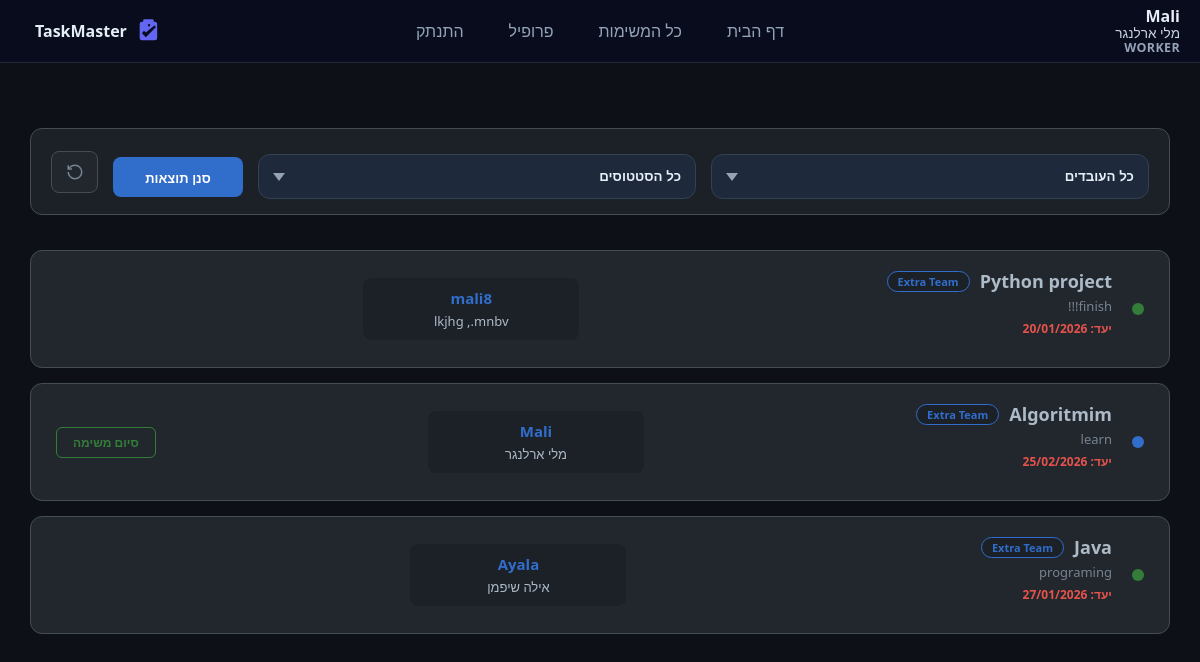
The page /app1/all_tasks/ (signed in) on the database its author committed.
### task_managment_app1/models.py (models this page shows, shortened)
class Worker(models.Model):
   id = models.AutoField(primary_key=True)
   user=models.OneToOneField(User,on_delete=models.CASCADE)
   team = models.ForeignKey('Team', on_delete=models.SET_NULL, null=True, blank=True)
   role=models.CharField(max_length=50,choices=Role.choices,default=Role.WORKER)
   phone = models.CharField(max_length=50)
   address = models.TextField()

class Task(models.Model):
   id = models.AutoField(primary_key=True)
   name = models.CharField(max_length=50)
   description = models.TextField()
   targetDate=models.DateField(validators=[future_date_validator])
   status=models.CharField(max_length=50,choices=TaskStatus.choices,default=TaskStatus.NEW)
   operator=models.ForeignKey('Worker',on_delete=models.SET_NULL,null=True,blank=True)
   team=models.ForeignKey('Team',on_delete=models.CASCADE)

class Team(models.Model):
   id = models.AutoField(primary_key=True)
   name = models.CharField(max_length=50)

### task_managment_app1/views.py (the view)
# urls.py: path('all_tasks/', views.all_tasks_view, name='all_tasks'),
@login_required(login_url='/app1/login')
def all_tasks_view(request):
    worker_id = request.GET.get('worker_filter')
    status_val = request.GET.get('status_filter')
    if not hasattr(request.user, 'worker'):
        return redirect('error')
    if request.user.worker.role != Role.SUPER_ADMIN:
        if request.user.worker.team:
            tasks = Task.objects.filter(team=request.user.worker.team)
        else:
            tasks = Task.objects.none()
    else:
        tasks = Task.objects.all()
    if (worker_id and worker_id != "all"):
        tasks = tasks.filter(operator_id=worker_id)
    if (status_val and status_val != "all"):
        tasks = tasks.filter(status=status_val)
    worker = request.user.worker
    if worker.role == Role.SUPER_ADMIN:
        workers_list = Worker.objects.all()
    else:
        workers_list = Worker.objects.filter(team=worker.team)
    context = {'tasks': tasks,
               'workers': workers_list,
               'status_choices': TaskStatus.choices}
    return render(request, 'task_managment_app1/admin/all_tasks.html', context)

### task_managment_app1/templates/task_managment_app1/admin/all_tasks.html (shortened to what this page needs)
{% extends 'base.html' %}
{% block content %}
<div style="padding-top: 40px; direction: rtl;">
    <div style="margin-bottom: 35px; background: #1c2128; border: 1px solid #444c56; border-radius: 12px; padding: 15px 20px;">
        <form method="get" action="{% url 'all_tasks' %}" style="display: flex; align-items: center; gap: 15px; width: 100%;">
            <div style="flex: 1;">
            </div>
            <div style="flex: 1;">
            </div>
            <button type="submit" style="width: 130px; height: 40px; background: #316dca; color: white; border: none; border-radius: 8px; font-weight: 600; font-size: 13px; cursor: pointer;">סנן תוצאות</button>
            <a href="{% url 'all_tasks' %}" style="height: 40px; width: 45px; background: #22272e; border: 1px solid #444c56; border-radius: 8px; color: #768390; display: flex; align-items: center; justify-content: center;" title="נקה הכל">
                <svg width="18" height="18" viewBox="0 0 24 24" fill="none" stroke="currentColor" stroke-width="2"><path d="M3 12a9 9 0 1 0 9-9 9.75 9.75 0 0 0-6.74 2.74L3 8"></path><path d="M3 3v5h5"></path></svg>
            </a>
        </form>
    </div>
    <div style="display: flex; flex-direction: column; gap: 15px; width: 100%;">
        {% for task in tasks %}
        <div class="task-card" style="background: #22272e; border: 1px solid #444c56; padding: 18px 25px; border-radius: 12px; display: flex; align-items: center; justify-content: space-between; transition: 0.2s;">
            <div style="display: flex; align-items: center; gap: 20px;">
                <div style="width: 12px; height: 12px; border-radius: 50%; background: {% if task.status == 'NEW' %}#768390 {% elif task.status == 'ACTIVE' %}#316dca{% else %}#347d39{% endif %};"></div>
                <div style="text-align: right;">
                    <div style="display: flex; align-items: center; gap: 10px; margin-bottom: 4px;">
                        <h3 style="margin: 0; font-size: 18px; color: #adbac7; font-weight: 600;">{{task.name}}</h3>
                        {% if task.team %}
                            <span class="team-badge">{{ task.team.name }}</span>
                        {% endif %}
                    </div>
                    <p style="color: #768390; font-size: 13px; margin: 0;">{{task.description|truncatechars:85}}</p>
                    <p style="color: #e5534b; font-size: 12px; margin-top: 5px; font-weight: 600;">יעד: {{ task.targetDate|date:"d/m/Y" }}</p>
                </div>
            </div>
            <div class="operator-box">
                {% if task.operator %}
                    <span style="color: #316dca; font-weight: 600; font-size: 15px;">{{task.operator.user.username}}</span>
                    <span style="color: #adbac7; font-size: 13px;">{{task.operator.user.first_name}} {{task.operator.user.last_name}}</span>
                {% else %}
                    <span style="color: #768390; font-size: 14px; font-style: italic;">טרם שויך עובד</span>
                {% endif %}
            </div>
            <div style="display: flex; align-items: center; gap: 12px;">
                {% if user.worker.team == task.team%}
                    {% if task.status == 'NEW' %}
                        <a href="{% url 'update_status_task' task.id %}" class="btn-action-green">שייך אלי</a>
                    {% elif task.status == 'ACTIVE' and task.operator.user == user %}
                        <a href="{% url 'update_status_task' task.id %}" class="btn-action-green">סיום משימה</a>
                    {% endif %}
                {% endif %}
            </div>
        </div>
        {% empty %}
        <div style="text-align: center; padding: 80px; color: #768390; border: 2px dashed #444c56; border-radius: 12px;">אין משימות להצגה.</div>
        {% endfor %}
    </div>
</div>
{% endblock %}

### templates/base.html (shortened to what this page needs)
<!DOCTYPE html>
<html lang="he" dir="rtl">
<head>
    {% load static %}
</head>
<body>
    <nav>
        <a class="brand" href="{% url 'home' %}" aria-label="TaskMaster">
            <span class="brand-title">TaskMaster</span>
        </a>
        {% if user.is_authenticated %}
        <div class="nav-userbox">
            <p class="nav-username">{{user.username}}</p>
            <p class="nav-fullname">{{user.first_name}} {{user.last_name}}</p>
            <p class="nav-role">{{user.worker.role}}</p>
        </div>
        {% endif %}
        <a href="{% url 'home' %}">דף הבית</a>
        <a href="{% url 'all_tasks' %}">כל המשימות</a>
        {% if user.is_authenticated %}
            <a href="{% url 'personal_details' %}">פרופיל</a>
            <a href="{% url 'logout' %}">התנתק</a>
        {% else %}
            <a href="{% url 'login' %}">התחברות</a>
            <a href="{% url 'register' %}">הרשמה</a>
        {% endif %}
    </nav>
    <div style="width: 95%; margin: 0 auto; flex-grow: 1;">
        {% block content %}{% endblock %}
    </div>
</body>
</html>

### templates/base.html (style rules this page uses)
:root { --bg-deep: #020617; --card-bg: #0f172a; --accent: #6366f1; --input-bg: #1e293b; }
body { background-color: var(--bg-deep); color: #f8fafc; font-family: 'Segoe UI', Tahoma, sans-serif; margin: 0; display: flex; flex-direction: column; min-height: 100vh; }
button { background: transparent; border: 2px solid var(--accent); color: white; padding: 14px; border-radius: 12px; width: 100%; font-weight: bold; cursor: pointer; transition: 0.3s; margin-top: 10px; }
nav { background: #080c1d; padding: 20px; border-bottom: 1px solid #1e293b; position: relative; display: flex; align-items: center; justify-content: center; gap: 15px; }
nav a { color: #94a3b8; text-decoration: none; margin: 0 15px; font-weight: 500; }
.brand { position: absolute; inset-inline-end: 20px; top: 50%; transform: translateY(-50%); display: flex; align-items: center; gap: 8px; color: #e6eef8; font-weight: 700; text-decoration: none; z-index: 10; }
.brand svg { width: 28px; height: 28px; display: block; }
.brand .brand-title { font-size: 1rem; color: #e6eef8; }
.nav-userbox { position: absolute; inset-inline-start: 20px; top: 50%; transform: translateY(-50%); display: flex; flex-direction: column; align-items: flex-start; gap: 2px; z-index: 10; text-align: left; color: #e6eef8; }
.nav-userbox p { margin: 0; line-height: 1; }
.nav-username { font-weight: 700; font-size: 1rem; }
.nav-fullname { color: #cbd5e1; font-size: 0.85rem; }
.nav-role { color: #94a3b8; font-size: 0.78rem; font-weight: 600; letter-spacing: .03em; text-transform: uppercase; }

### task_managment_app1/templates/task_managment_app1/admin/all_tasks.html (style rules this page uses)
body { background-color: #0d1117; font-family: 'Segoe UI', sans-serif; color: #adbac7; }
.team-badge { background: #1c2128; color: #316dca; border: 1px solid #316dca; font-size: 11px; padding: 2px 10px; border-radius: 12px; font-weight: 600; }
.operator-box { background: #1c2128; padding: 10px 18px; border-radius: 8px; min-width: 180px; display: flex; flex-direction: column; align-items: center; gap: 4px; }
.btn-action-green { text-decoration: none; border: 1px solid #347d39; color: #347d39; font-size: 12px; font-weight: 600; padding: 6px 16px; border-radius: 6px; transition: 0.2s; }

### rows shown on the page
Task: name "Python project", team.name "Extra Team", description "finish!!!", targetDate "20/01/2026", operator.user.username "mali8", operator.user.first_name "lkjhg", operator.user.last_name ",.mnbv"
Task: name "Algoritmim", team.name "Extra Team", description "learn", targetDate "25/02/2026", operator.user.username "Mali", operator.user.first_name "מלי", operator.user.last_name "ארלנגר", status "סיום משימה"
Task: name "Java", team.name "Extra Team", description "programing", targetDate "27/01/2026", operator.user.username "Ayala", operator.user.first_name "אילה", operator.user.last_name "שיפמן"

### other values the page prints
{{ user.username }} "Mali"
{{ user.first_name }} "מלי"
{{ user.last_name }} "ארלנגר"
{{ user.worker.role }} "WORKER"
